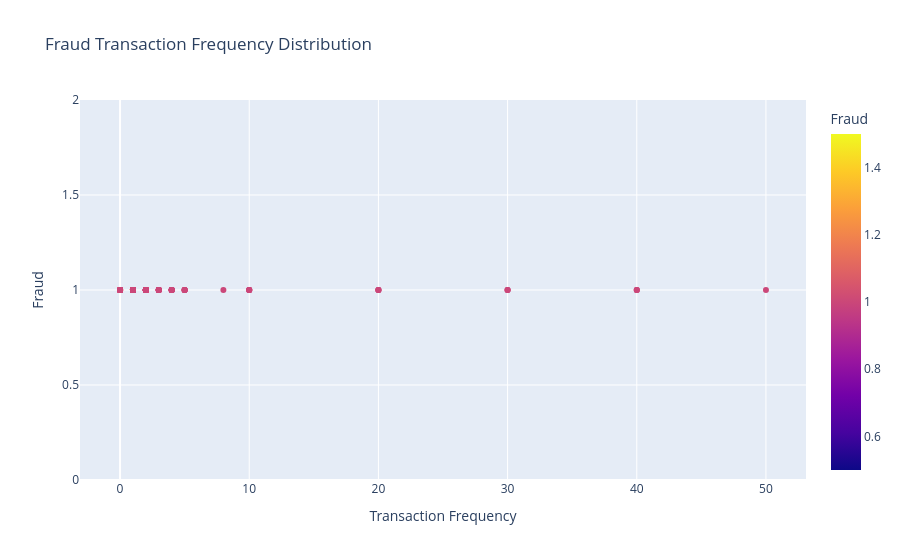

Write notebook code for a chart like this one.
### Code cell
fig = px.scatter(fraud, x='Transaction_Frequency', y='fraud',
                 title='Fraud Transaction Frequency Distribution',
                 labels={'Transaction_Frequency':'Transaction Frequency', 'fraud':'Fraud'},
                 color='fraud', color_discrete_map={0:'blue', 1:'red'})
fig.show()

### Figure 1 — Plotly figure (JSON) as saved in the notebook; plotly's stock layout.template omitted (floating-point values rounded to 4 significant figures; data arrays with more than 128 entries replaced by an {"elided": "..."} marker saying what was removed)
{"data": [{"hovertemplate": "Transaction Frequency=%{x}<br>Fraud=%{marker.color}<extra></extra>", "legendgroup": "", "marker": {"color": {"elided": "155 int values"}, "coloraxis": "coloraxis", "symbol": "circle"}, "mode": "markers", "name": "", "orientation": "v", "showlegend": false, "type": "scatter", "x": {"elided": "155 int values"}, "xaxis": "x", "y": {"elided": "155 int values"}, "yaxis": "y"}], "layout": {"coloraxis": {"colorbar": {"title": {"text": "Fraud"}}, "colorscale": [[0, "#0d0887"], [0.1111, "#46039f"], [0.2222, "#7201a8"], [0.3333, "#9c179e"], [0.4444, "#bd3786"], [0.5556, "#d8576b"], [0.6667, "#ed7953"], [0.7778, "#fb9f3a"], [0.8889, "#fdca26"], [1, "#f0f921"]]}, "legend": {"tracegroupgap": 0}, "title": {"text": "Fraud Transaction Frequency Distribution"}, "xaxis": {"anchor": "y", "domain": [0, 1], "title": {"text": "Transaction Frequency"}}, "yaxis": {"anchor": "x", "domain": [0, 1], "title": {"text": "Fraud"}}}}
